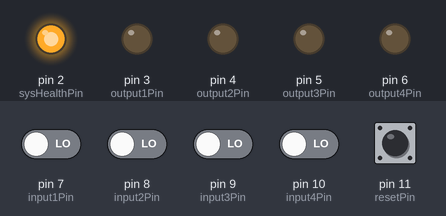
Bench run of a sketch on a simulated Arduino Uno, built with avr-gcc and run on an emulated ATmega328P. On the bench: output pins drawn as LEDs (lit = HIGH). Dashed ring = blinking. Inputs (shaded band) come from the test bench; at power-on: pin 7 (input1Pin), pin 8 (input2Pin), pin 9 (input3Pin), pin 10 (input4Pin), pin 11 (resetPin) LOW.

Above: at 3.3 s.
3.4 s: pin 7 (input1Pin) driven HIGH and pin 8 (input2Pin) driven HIGH
At 4.1 s:
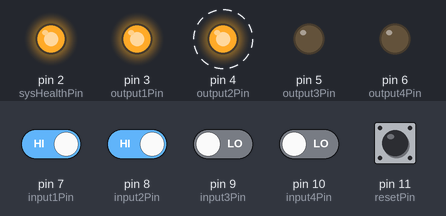
6.4 s: pin 9 (input3Pin) driven HIGH
At 7.45 s:
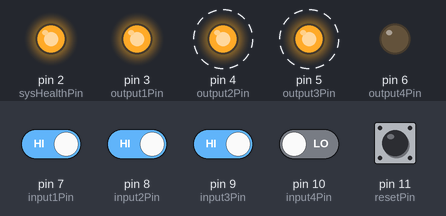
Timing chart, 0 to 15.4 s (numbered marks = the images above; inputs shaded):
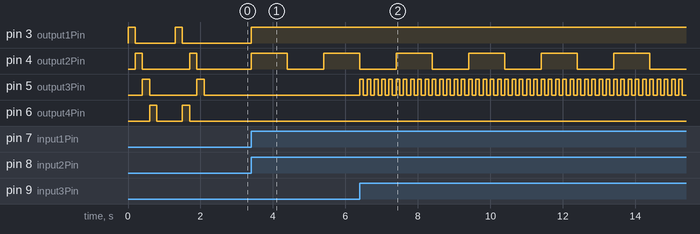

The sketch:

Jeopardy_Project.ino
```cpp
/*
 *  Written By: Daniel Kondrashevich
 *  Last Edit: December 28th, 2017.
 *  Title: A 4 Player Jeopardy System.
 *
 *  Note: The blinking system was created with the help
 *  of Arduino's "Blink without Delay" example.
 */

// 0 is the output LED that shows the system is good to go.
const int sysHealthPin = 2;

// 3 - 6 is output LEDs. The Lights.
const int output1Pin = 3;
const int output2Pin = 4;
const int output3Pin = 5;
const int output4Pin = 6;

// 7 - 10 is input pins.
const int input1Pin = 7;
const int input2Pin = 8;
const int input3Pin = 9;
const int input4Pin = 10;

// input Reset button.
const int resetPin = 11;

// Input and output statuses.
int in1State = 0;
int in2State = 0;
int in3State = 0;
int in4State = 0;
int resetState = 0;

//This is a unique sort of queue.
//It is a FIFO array with a counter.
int buttonOrder[4] = {0,0,0,0};
int inCount = 0;

//If a button is pressed, begin animations :)
boolean pressedButton = false;

//This will check if a certain button has been pressed already.
//This will make sure the program doesn't read a users input twice
//in one round.
boolean button1Pressed = false;
boolean button2Pressed = false;
boolean button3Pressed = false;
boolean button4Pressed = false;

//This will hold the previousMillis that is used in blinking.
//We update this only if we create a blink.
unsigned long previousMillis_Slow = 0;
unsigned long previousMillis_Fast = 0;


void setup() {

  //Initialize system health LED pin.
  pinMode(sysHealthPin, OUTPUT);

  //Initialize output LEDs 1-4.
  pinMode(output1Pin, OUTPUT);
  pinMode(output2Pin, OUTPUT);
  pinMode(output3Pin, OUTPUT);
  pinMode(output4Pin, OUTPUT);

  //Initialize input LEDs 1-4.
  pinMode(input1Pin, INPUT);
  pinMode(input2Pin, INPUT);
  pinMode(input3Pin, INPUT);
  pinMode(input4Pin, INPUT);

  pinMode(resetPin, INPUT);
  digitalWrite(sysHealthPin, HIGH);

  //2 second sequence with 2 different orders.
  //Lighting order: 1, 2, 3, 4
  digitalWrite(output1Pin, HIGH);
  delay(200);
  digitalWrite(output2Pin, HIGH);
  digitalWrite(output1Pin, LOW);
  delay(200);
  digitalWrite(output3Pin, HIGH);
  digitalWrite(output2Pin, LOW);
  delay(200);
  digitalWrite(output4Pin, HIGH);
  digitalWrite(output3Pin, LOW);
  delay(200);
  digitalWrite(output4Pin, LOW);

  //Delay between next sequence.
  delay(500);

  //Lighting order: 1, 4, 2, 3
  digitalWrite(output1Pin, HIGH);
  delay(200);
  digitalWrite(output4Pin, HIGH);
  digitalWrite(output1Pin, LOW);
  delay(200);
  digitalWrite(output2Pin, HIGH);
  digitalWrite(output4Pin, LOW);
  delay(200);
  digitalWrite(output3Pin, HIGH);
  digitalWrite(output2Pin, LOW);
  delay(200);
  digitalWrite(output3Pin, LOW);
}

void loop() {
  //Setup for the state of the input.
  in1State = digitalRead(input1Pin);
  in2State = digitalRead(input2Pin);
  in3State = digitalRead(input3Pin);
  in4State = digitalRead(input4Pin);
  resetState = digitalRead(resetPin);

  //If the resetButton was pressed, reset the system.
  if (resetState == HIGH) {
    resetSystem();


  } else {

    //If we haven't gotten all input from players, keep reading inputs.
    if (inCount < 3) {

      //Check the buttons and set the correct order the LEDs are pressed.
      if (in1State == HIGH && button1Pressed == false) {
        buttonOrder[inCount] = output1Pin;
        inCount++;
        pressedButton = true;
        button1Pressed = true;
      } else if (in2State == HIGH && button2Pressed == false) {
        buttonOrder[inCount] = output2Pin;
        inCount++;
        pressedButton = true;
        button2Pressed = true;
      } else if (in3State == HIGH && button3Pressed == false) {
        buttonOrder[inCount] = output3Pin;
        inCount++;
        pressedButton = true;
        button3Pressed = true;
      } else if (in4State == HIGH && button4Pressed == false) {
        buttonOrder[inCount] = output4Pin;
        inCount++;
        pressedButton = true;
        button4Pressed = true;
      }
    }

    //If a button has been pressed, begin the animations.
    if (pressedButton) {

      //Get the current time in Millis used for blinking.
      unsigned long currentMillis = millis();

      //If button[#] is not 0, then a button has already been pressed.
      //Call a function that will begin blinking for player 2 & 3.
      if (buttonOrder[0] != 0) {
        digitalWrite(buttonOrder[0], HIGH);
      }
      if (buttonOrder[1] != 0) {
        blinkSlow(buttonOrder[1], currentMillis);
      }
      if (buttonOrder[2] != 0) {
        blinkFast(buttonOrder[2], currentMillis);
      }
      if (buttonOrder[3] != 0) {
        digitalWrite(buttonOrder[3], LOW);
      }

    }
  }
}


void blinkSlow(int outputLED, unsigned long currentMillis) {
  const int blinkSpeedMS = 1000;

  //If the amount of time passed after the last blink is higher than
  //our blinkSpeedMS, it's time to blink again.
  if (currentMillis - previousMillis_Slow >= blinkSpeedMS) {

    //We have to set two separate previousMillis so that we
    //can get a blinking effect. If we set this outside of the
    //if statement, it never enters into here.
    previousMillis_Slow = currentMillis;

    //If the previous state is off, turn it on. This gives it the blinking effect.
    if (digitalRead(outputLED) == LOW) {
      digitalWrite(outputLED, HIGH);
    } else {
      digitalWrite(outputLED, LOW);
    }
  }
}

void blinkFast(int outputLED, unsigned long currentMillis) {
  const int blinkSpeedMS = 100;

  //If the amount of time passed after the last blink is higher than
  //our blinkSpeedMS, it's time to blink again.
  if (currentMillis - previousMillis_Fast >= blinkSpeedMS) {

    //We have to set two separate previousMillis so that we
    //can get a blinking effect. If we set this outside of the
    //if statement, it never enters into here.
    previousMillis_Fast = currentMillis;

    //If the previous state is off, turn it on. This gives it the blinking effect.
    if (digitalRead(outputLED) == LOW) {
      digitalWrite(outputLED, HIGH);
    } else {
      digitalWrite(outputLED, LOW);
    }
  }
}


void resetSystem() {
  //Turn off all the LEDs
  digitalWrite(output1Pin, LOW);
  digitalWrite(output2Pin, LOW);
  digitalWrite(output3Pin, LOW);
  digitalWrite(output4Pin, LOW);

  pressedButton = false;
  button1Pressed = false;
  button2Pressed = false;
  button3Pressed = false;
  button4Pressed = false;

  //Reset the queue.
  for(int i = 0; i < 4; i++) {
    buttonOrder[i] = 0;
  }
  inCount = 0;
}
```

Measured:
- after the input at 3.4 s, pin 3 (output1Pin): LOW → HIGH at once; pin 4 (output2Pin): LOW → HIGH at once, → LOW 1.0 s later, → HIGH 1.0 s later
- after the input at 6.4 s, pin 5 (output3Pin): alternates HIGH for 0.10 s and LOW for 0.10 s, starting at once
